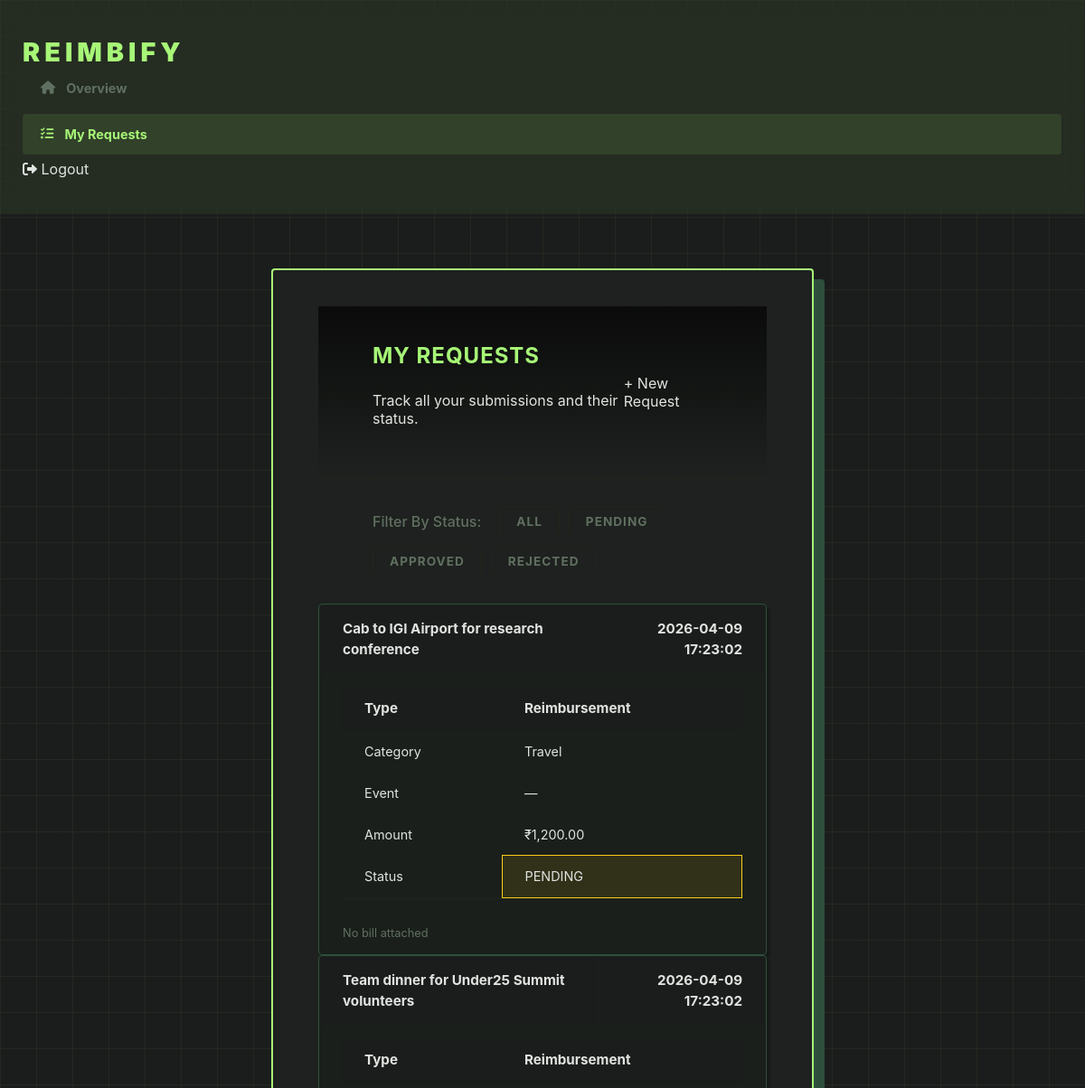
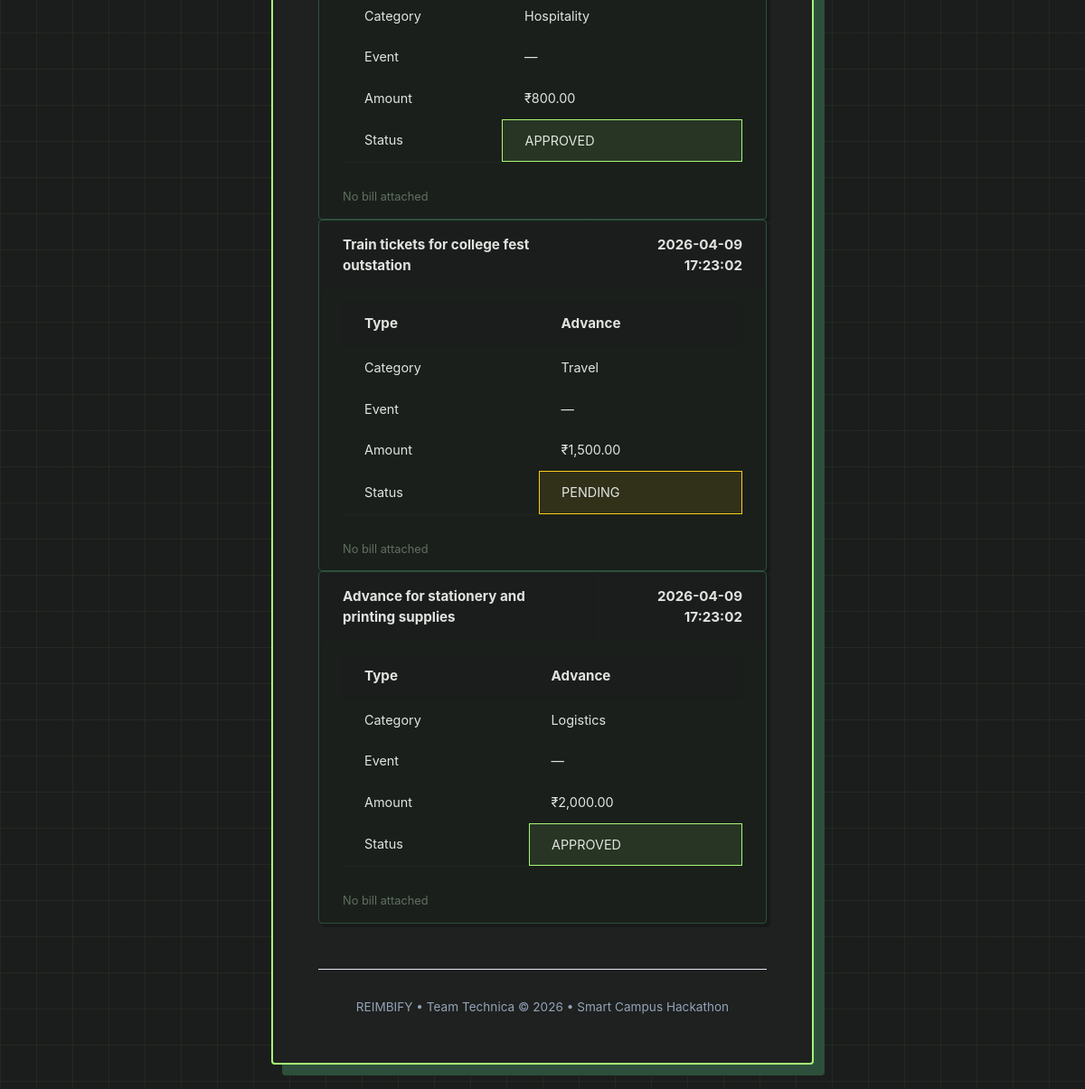
/student/my-requests (signed in), run on an earlier commit of the app's database (2 pictures, top to bottom).
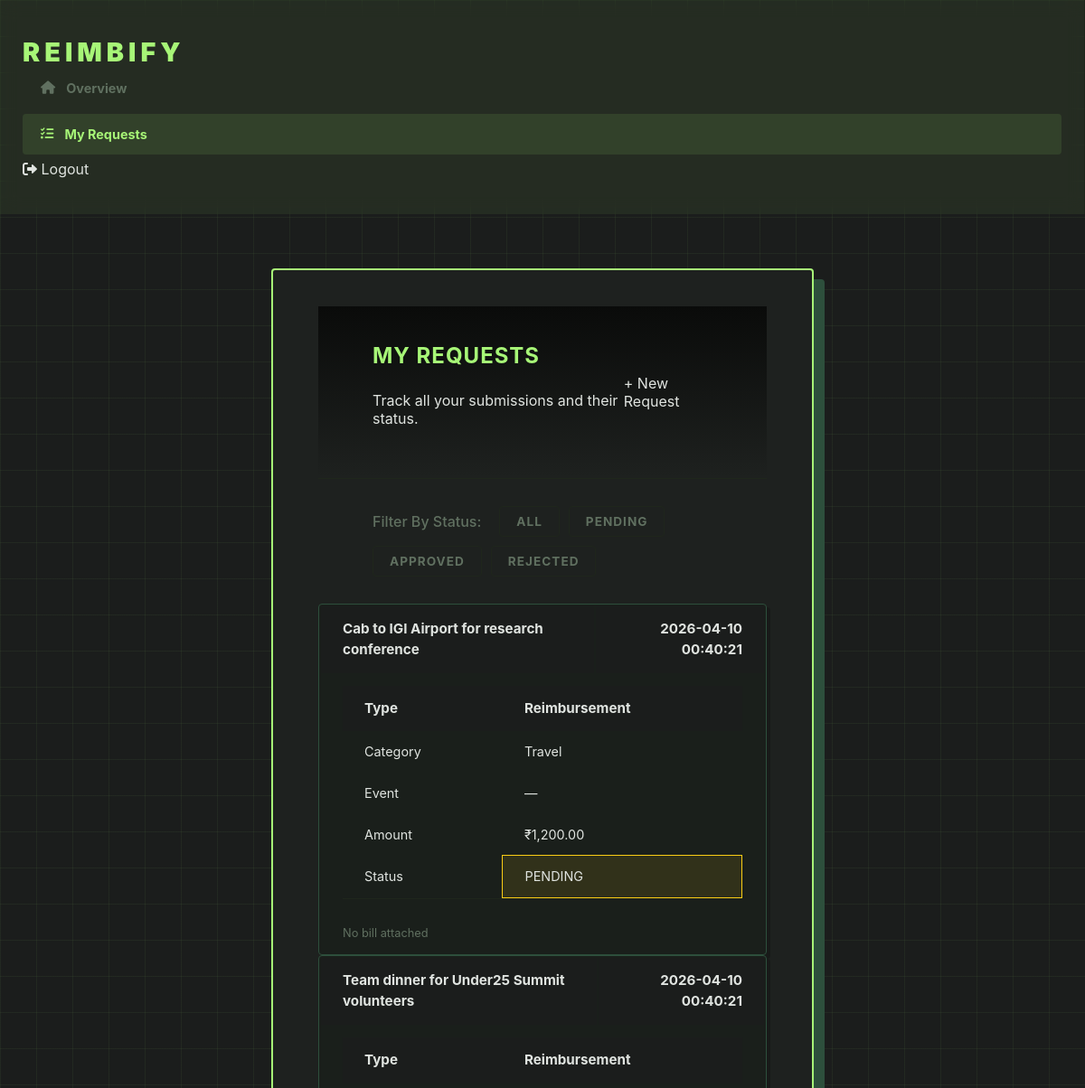
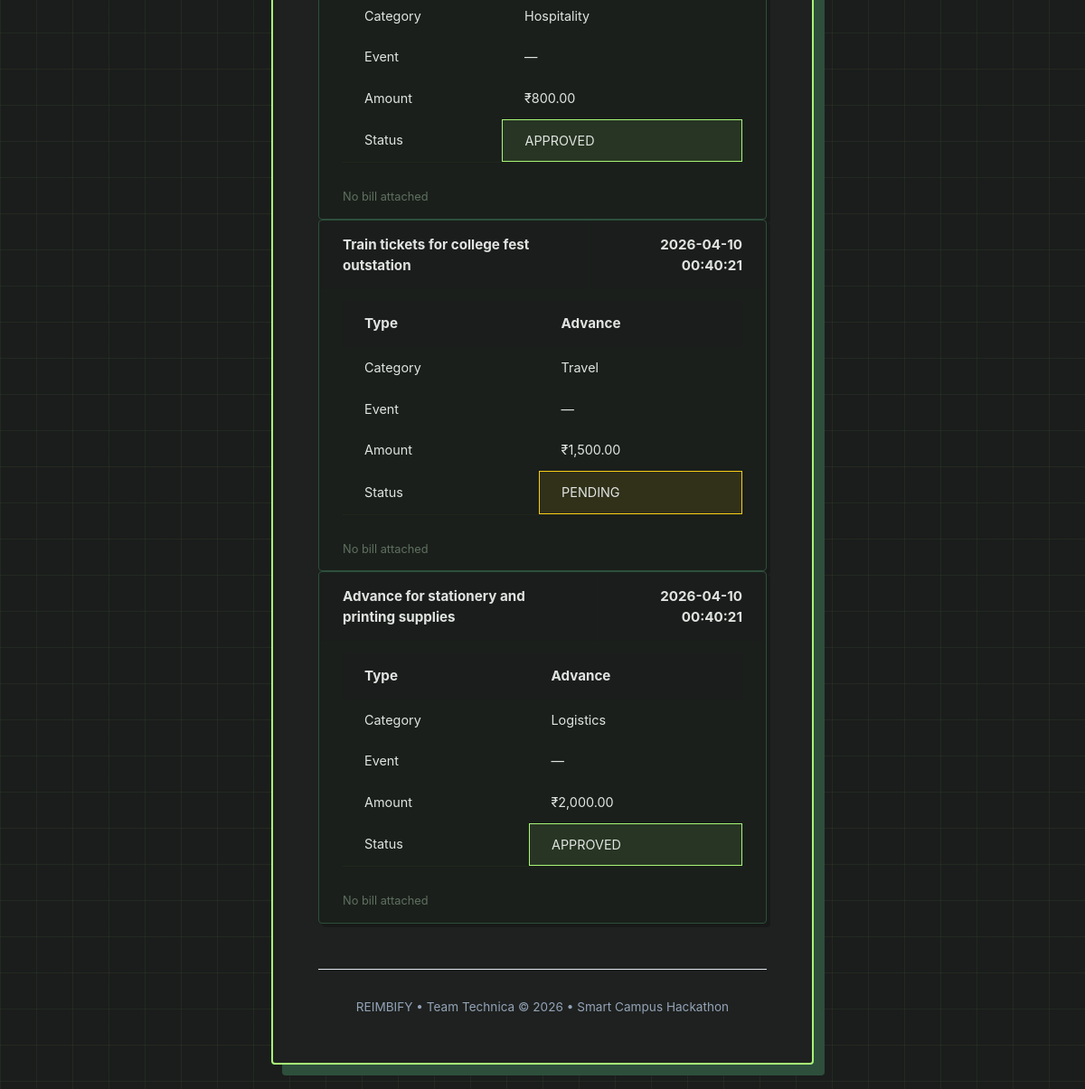
And on a later commit of the database (2 pictures, top to bottom).
### tables this page shows
CREATE TABLE requests (
    id            INTEGER PRIMARY KEY AUTOINCREMENT,
    user_id       INTEGER NOT NULL,                   -- which student made this request
    type          TEXT    NOT NULL
                  CHECK(type IN ('reimbursement','advance')),
    amount        REAL    NOT NULL,                   -- amount in rupees
    category      TEXT    NOT NULL,                   -- must match a budget category
    event         TEXT    DEFAULT'N/A',
    description   TEXT,                              -- what was the expense for
    status        TEXT    NOT NULL DEFAULT 'pending'
                  CHECK(status IN ('pending','approved','rejected','modification_requested')),
    admin_comment TEXT,                              -- admin's note when reviewing
    created_at    DATETIME DEFAULT CURRENT_TIMESTAMP,
    updated_at    DATETIME DEFAULT CURRENT_TIMESTAMP,
    FOREIGN KEY (user_id) REFERENCES users(id) ON DELETE CASCADE
);

### app.py (the view)
@app.route('/student/my-requests')
def student_my_requests():
    if not login_required('student'):
        return redirect(url_for('login'))
    user_id       = session['user_id']
    all_requests  = get_student_requests(user_id)  # fetch everything first
    pending_count = get_pending_requests_count(user_id)
    stats         = get_request_stats(user_id)
    status_filter = request.args.get('status', 'all')
    if status_filter and status_filter != 'all':
        requests = [r for r in all_requests if r['status'] == status_filter]
    else:
        requests = all_requests  # no filter — show everything
    return render_template(
        'student/my_requests.html',
        user_name     = session['user_name'],
        requests      = requests,
        pending_count = pending_count,
        stats         = stats
    )

### app.py (called while the page is built)
def login_required(role):
    if not session.get('logged_in'):
        return False
    if isinstance(role, list):
        return session.get('role') in role
    return session.get('role') == role

### database.py (called while the page is built)
def get_db():
    conn = sqlite3.connect(DB_PATH)
    conn.row_factory = sqlite3.Row  # makes rows behave like dictionaries
    conn.execute("PRAGMA foreign_keys = ON")  # enforce foreign keys
    return conn

def get_student_requests(user_id):
    conn = get_db()
    requests = conn.execute(
        """
        SELECT r.*, b.file_path AS bill_path
        FROM requests r
        LEFT JOIN bills b ON b.request_id = r.id
        WHERE r.user_id = ?
        GROUP BY r.id
        ORDER BY r.created_at DESC
        """,
        (user_id,)
    ).fetchall()
    conn.close()
    return [dict(r) for r in requests]

def get_pending_requests_count(user_id):
    conn = get_db()
    count = conn.execute(
        "SELECT COUNT(*) FROM requests WHERE user_id = ? AND status = 'pending'",
        (user_id,)
    ).fetchone()[0]
    conn.close()
    return count

### templates/student/my_requests.html (shortened to what the changed rows need)
<!DOCTYPE html>
<html lang="en">
<head>
    <link rel="stylesheet" href="{{ url_for('static', filename='style.css') }}">
    <link rel="stylesheet" href="https://cdnjs.cloudflare.com/ajax/libs/font-awesome/6.0.0/css/all.min.css">
</head>
<body class="requests-layout">
    <div class="main-wrapper">
        <div class="container">
            <div class="header">
                <div>
                    <h2>My Requests</h2>
                </div>
            </div>
            {% if requests %}
                {% for r in requests %}
                <table class="request-card">
                    <tr class="card-header-row">
                        <td>
                            <span class="request-card-title">
                                {{ r.description or "No description provided" }}
                            </span>
                        </td>
                        <td align="right">
                            <span class="request-card-date">
                                {{ r.created_at }}
                            </span>
                        </td>
                    </tr>
                    <tr class="card-body-wrap">
                        <td colspan="2">
                            <table class="card-fields">
                                <tr>
                                    <td class="field-label">Type</td>
                                    <td class="field-value">{{ r.type | capitalize }}</td>
                                </tr>
                                <tr>
                                    <td class="field-label">Category</td>
                                    <td class="field-value">{{ r.category }}</td>
                                </tr>
                                <tr>
                                    <td class="field-label">Event</td>
                                    <td class="field-value">
                                        {{ r.event if r.event and r.event != 'N/A' else '—' }}
                                    </td>
                                </tr>
                                <tr>
                                    <td class="field-label">Amount</td>
                                    <td class="field-amount">
                                        ₹{{ "{:,.2f}".format(r.amount) }}
                                    </td>
                                </tr>
                                <tr>
                                    <td class="field-label">Status</td>
                                    <td class="
                                        {% if r.status == 'approved' %}
                                            status-approved
                                        {% elif r.status == 'rejected' %}
                                            status-rejected
                                        {% else %}
                                            status-pending
                                        {% endif %}
                                    ">
                                        {{ r.status | replace('_', ' ') | upper }}
                                    </td>
                                </tr>
                            </table>
                            <hr class="card-divider">
                        </td>
                    </tr>
                    <tr class="bill-row">
                        <td colspan="2">
                            {% if r.bill_path %}
                                <a href="{{ url_for('static', filename=r.bill_path.replace('static/', '')) }}" target="_blank">
                                    <button class="bill-btn">
                                        <i class="fas fa-file-invoice"></i> View Uploaded Bill
                                    </button>
                                </a>
                            {% else %}
                                <span class="no-bill">No bill attached</span>
                            {% endif %}
                        </td>
                    </tr>
                </table>
                {% endfor %}
            {% else %}
                <div class="empty-state">
                    <i class="fas fa-folder-open"></i>
                    <p>No requests found in this category.</p>
                </div>
            {% endif %}
        </div>
    </div>
</body>
</html>

What changed in the data, as far as the page shows it:
changed requests "Cab to IGI Airport for research conference": created_at "2026-04-09 17:23:02" → "2026-04-10 00:40:21"
changed requests "Team dinner for Under25 Summit volunteers": created_at "2026-04-09 17:23:02" → "2026-04-10 00:40:21"
changed requests "Train tickets for college fest outstation": created_at "2026-04-09 17:23:02" → "2026-04-10 00:40:21"
changed requests "Advance for stationery and printing supplies": created_at "2026-04-09 17:23:02" → "2026-04-10 00:40:21"
